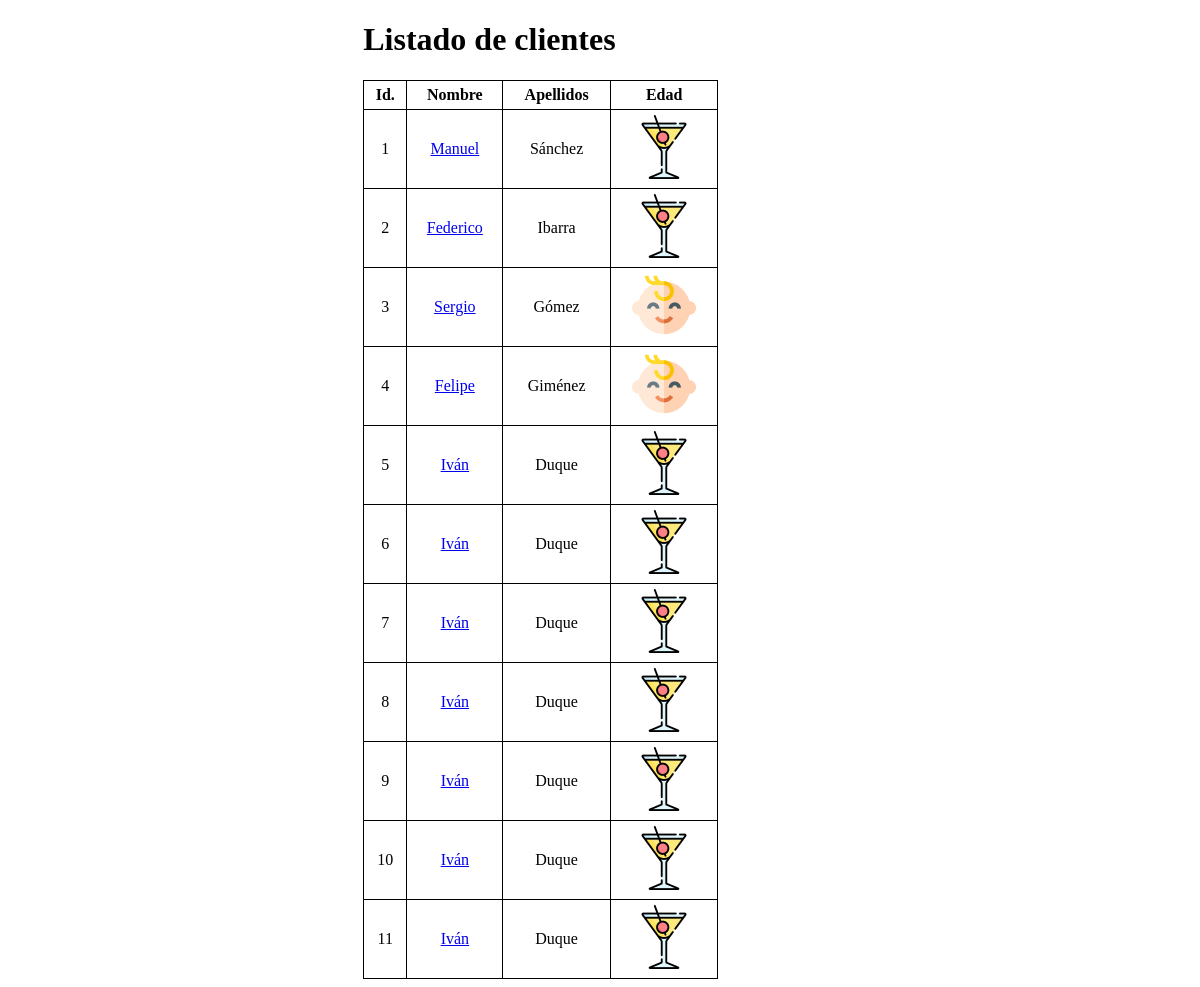
The page / on the database its author committed.
### tables this page shows
CREATE TABLE datos (
    id INT auto_increment PRIMARY KEY,
    nombre VARCHAR(50),
    apellido VARCHAR(50),
    edad INT,
    gustos_musicales VARCHAR(500)
);

### index.php (the view, shortened to what this page needs)
<?php
include('acceso_datos.php');
$datos = $conexion_bd->query('SELECT id, nombre, apellido, edad FROM datos');
?>
<!DOCTYPE html>
<html lang="en">
<head>
    <link rel="stylesheet" href="estilo.css">
</head>
<body>
    <div id="content">
            <h1>Listado de clientes</h1>
            <table>
                <thead>
                    <tr>
                        <th>Id.</th>
                        <th>Nombre</th>
                        <th>Apellidos</th>
                        <th>Edad</th>
                    </tr>
                </thead>
                <tbody>
                <?php foreach($datos as $fila) { ?>
                <tr>
                    <td><?=$fila['id']?></td>
                    <td>
                        <a href="detalle.php?id=<?=$fila['id']?>">
                            <?=$fila['nombre']?>
                        </a>
                    </td>
                    <td><?=$fila['apellido']?></td>
                    <td>
                        <?php if($fila['edad'] > 18) { ?>
                            <img src="content/cocktail.png" alt="Es mayor de 18 años">
                        <?php } else { ?>
                            <img src="content/child.png" alt="Es menor de 18 años">
                        <?php } ?>
                    </td>
                </tr>
                <?php } ?>
                </tbody>
            </table>
</body>
</html>

### estilo.css (style rules this page uses)
table,td,th,tr { border: 1px solid black; border-collapse: collapse; text-align: center; }
td,th { padding: 5px; }
table { width: 50%; }
#content { width: 60%; margin-left: 30%; margin-right: 30%; }

### rows shown on the page
datos: id "1", nombre "Manuel", apellido "Sánchez"
datos: id "2", nombre "Federico", apellido "Ibarra"
datos: id "3", nombre "Sergio", apellido "Gómez"
datos: id "4", nombre "Felipe", apellido "Giménez"
datos: id "5", nombre "Iván", apellido "Duque"
datos: id "6", nombre "Iván", apellido "Duque"
datos: id "7", nombre "Iván", apellido "Duque"
datos: id "8", nombre "Iván", apellido "Duque"
datos: id "9", nombre "Iván", apellido "Duque"
datos: id "10", nombre "Iván", apellido "Duque"
datos: id "11", nombre "Iván", apellido "Duque"
